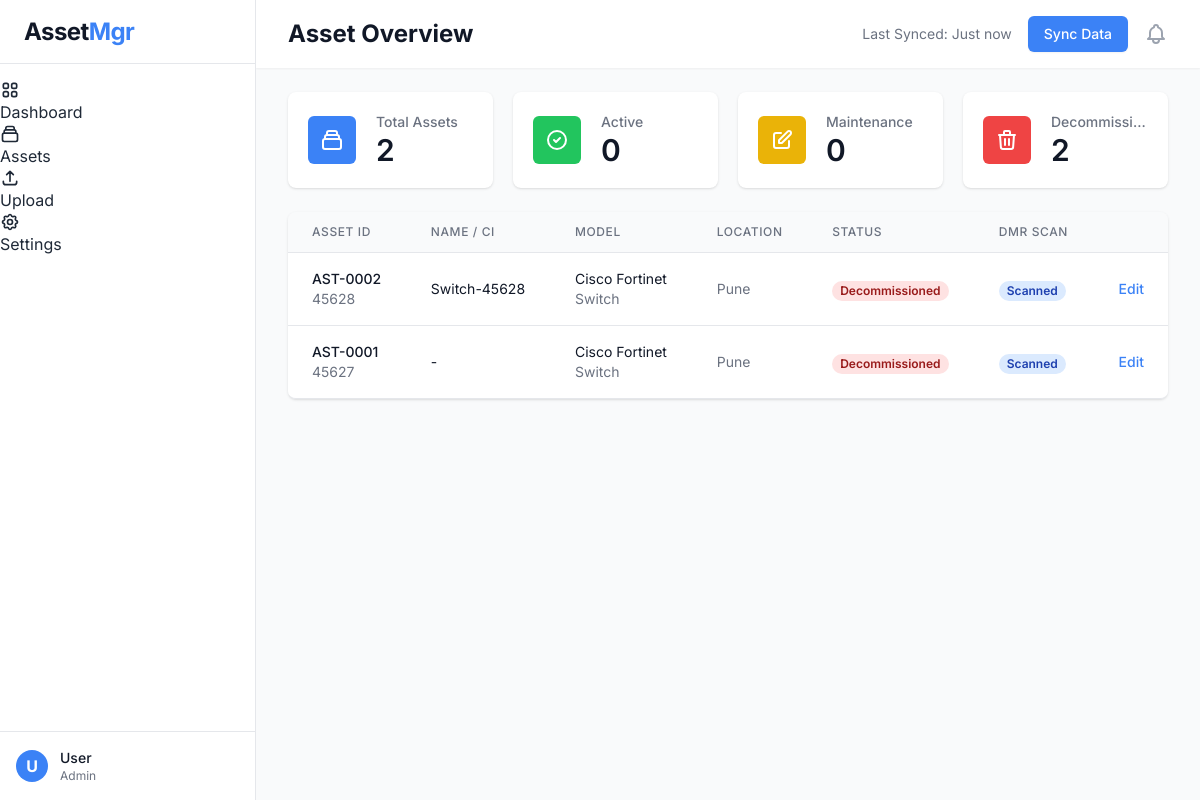
The page / on the database its author committed.
### assets/models.py (models this page shows, shortened)
class Asset(models.Model):
    STATUS_CHOICES = [
        ('Active', 'Active'),
        ('Decommissioned', 'Decommissioned'),
        ('Maintenance', 'Maintenance'),
    ]
    DMR_STATUS_CHOICES = [
        ('Pending', 'Pending'),
        ('Scanned', 'Scanned'),
        ('Failed', 'Failed'),
    ]
    asset_id = models.CharField(max_length=20, unique=True, editable=False, help_text="Auto-generated Asset ID (e.g., AST-0001)")
    serial_number = models.CharField(max_length=100)
    asset_tag = models.CharField(max_length=100, blank=True, null=True)
    model_id = models.CharField(max_length=100)
    model_category = models.CharField(max_length=100)
    location = models.CharField(max_length=100)
    ci_name = models.CharField(max_length=100, blank=True, null=True, help_text="Configuration Item Name")
    ip_address = models.GenericIPAddressField(blank=True, null=True, protocol='both')
    mac_address = models.CharField(max_length=17, blank=True, null=True)
    status = models.CharField(max_length=20, choices=STATUS_CHOICES, default='Active')
    dmr_status = models.CharField(max_length=20, choices=DMR_STATUS_CHOICES, default='Pending')
    created_at = models.DateTimeField(auto_now_add=True)
    updated_at = models.DateTimeField(auto_now=True)
    class Meta:
        ordering = ['-created_at']

### assets/views.py (the view)
# urls.py: path('', views.dashboard, name='dashboard'),
def dashboard(request):
    assets = Asset.objects.all()
    total_assets = assets.count()
    active_assets = assets.filter(status='Active').count()
    maintenance_assets = assets.filter(status='Maintenance').count()
    decommissioned_assets = assets.filter(status='Decommissioned').count()
    context = {
        'assets': assets,
        'total_assets': total_assets,
        'active_assets': active_assets,
        'maintenance_assets': maintenance_assets,
        'decommissioned_assets': decommissioned_assets,
    }
    return render(request, 'assets/dashboard.html', context)

### assets/templates/assets/dashboard.html (shortened to what this page needs)
{% extends 'assets/base.html' %}
{% block header %}Asset Overview{% endblock %}
{% block content %}
<div class="space-y-6">
    <div class="grid grid-cols-1 gap-5 sm:grid-cols-2 lg:grid-cols-4">
        <div class="bg-white overflow-hidden shadow rounded-lg">
            <div class="p-5">
                <div class="flex items-center">
                    <div class="flex-shrink-0 bg-blue-500 rounded-md p-3">
                    </div>
                    <div class="ml-5 w-0 flex-1">
                        <dl>
                            <dt class="text-sm font-medium text-gray-500 truncate">Total Assets</dt>
                            <dd class="text-3xl font-semibold text-gray-900">{{ total_assets }}</dd>
                        </dl>
                    </div>
                </div>
            </div>
        </div>
        <div class="bg-white overflow-hidden shadow rounded-lg">
            <div class="p-5">
                <div class="flex items-center">
                    <div class="flex-shrink-0 bg-green-500 rounded-md p-3">
                        <svg class="h-6 w-6 text-white" fill="none" stroke="currentColor" viewBox="0 0 24 24">
                            <path stroke-linecap="round" stroke-linejoin="round" stroke-width="2"
                                d="M9 12l2 2 4-4m6 2a9 9 0 11-18 0 9 9 0 0118 0z"></path>
                        </svg>
                    </div>
                    <div class="ml-5 w-0 flex-1">
                        <dl>
                            <dt class="text-sm font-medium text-gray-500 truncate">Active</dt>
                            <dd class="text-3xl font-semibold text-gray-900">{{ active_assets }}</dd>
                        </dl>
                    </div>
                </div>
            </div>
        </div>
        <div class="bg-white overflow-hidden shadow rounded-lg">
            <div class="p-5">
                <div class="flex items-center">
                    <div class="flex-shrink-0 bg-yellow-500 rounded-md p-3">
                        <svg class="h-6 w-6 text-white" fill="none" stroke="currentColor" viewBox="0 0 24 24">
                            <path stroke-linecap="round" stroke-linejoin="round" stroke-width="2"
                                d="M11 5H6a2 2 0 00-2 2v11a2 2 0 002 2h11a2 2 0 002-2v-5m-1.414-9.414a2 2 0 112.828 2.828L11.828 15H9v-2.828l8.586-8.586z">
                            </path>
                        </svg>
                    </div>
                    <div class="ml-5 w-0 flex-1">
                        <dl>
                            <dt class="text-sm font-medium text-gray-500 truncate">Maintenance</dt>
                            <dd class="text-3xl font-semibold text-gray-900">{{ maintenance_assets }}</dd>
                        </dl>
                    </div>
                </div>
            </div>
        </div>
        <div class="bg-white overflow-hidden shadow rounded-lg">
            <div class="p-5">
                <div class="flex items-center">
                    <div class="flex-shrink-0 bg-red-500 rounded-md p-3">
                        <svg class="h-6 w-6 text-white" fill="none" stroke="currentColor" viewBox="0 0 24 24">
                            <path stroke-linecap="round" stroke-linejoin="round" stroke-width="2"
                                d="M19 7l-.867 12.142A2 2 0 0116.138 21H7.862a2 2 0 01-1.995-1.858L5 7m5 4v6m4-6v6m1-10V4a1 1 0 00-1-1h-4a1 1 0 00-1 1v3M4 7h16">
                            </path>
                        </svg>
                    </div>
                    <div class="ml-5 w-0 flex-1">
                        <dl>
                            <dt class="text-sm font-medium text-gray-500 truncate">Decommissioned</dt>
                            <dd class="text-3xl font-semibold text-gray-900">{{ decommissioned_assets }}</dd>
                        </dl>
                    </div>
                </div>
            </div>
        </div>
    </div>
    <div class="flex flex-col">
        <div class="-my-2 overflow-x-auto sm:-mx-6 lg:-mx-8">
            <div class="py-2 align-middle inline-block min-w-full sm:px-6 lg:px-8">
                <div class="shadow overflow-hidden border-b border-gray-200 sm:rounded-lg">
                    <table class="min-w-full divide-y divide-gray-200">
                        <thead class="bg-gray-50">
                            <tr>
                                <th scope="col"
                                    class="px-6 py-3 text-left text-xs font-medium text-gray-500 uppercase tracking-wider">
                                    Asset ID</th>
                                <th scope="col"
                                    class="px-6 py-3 text-left text-xs font-medium text-gray-500 uppercase tracking-wider">
                                    Name / CI</th>
                                <th scope="col"
                                    class="px-6 py-3 text-left text-xs font-medium text-gray-500 uppercase tracking-wider">
                                    Model</th>
                                <th scope="col"
                                    class="px-6 py-3 text-left text-xs font-medium text-gray-500 uppercase tracking-wider">
                                    Location</th>
                                <th scope="col"
                                    class="px-6 py-3 text-left text-xs font-medium text-gray-500 uppercase tracking-wider">
                                    Status</th>
                                <th scope="col"
                                    class="px-6 py-3 text-left text-xs font-medium text-gray-500 uppercase tracking-wider">
                                    DMR Scan</th>
                                <th scope="col" class="relative px-6 py-3"><span class="sr-only">Edit</span></th>
                            </tr>
                        </thead>
                        <tbody class="bg-white divide-y divide-gray-200">
                            {% for asset in assets %}
                            <tr>
                                <td class="px-6 py-4 whitespace-nowrap">
                                    <div class="text-sm font-medium text-gray-900">{{ asset.asset_id }}</div>
                                    <div class="text-sm text-gray-500">{{ asset.serial_number }}</div>
                                </td>
                                <td class="px-6 py-4 whitespace-nowrap">
                                    <div class="text-sm text-gray-900">{{ asset.ci_name|default:"-" }}</div>
                                </td>
                                <td class="px-6 py-4 whitespace-nowrap">
                                    <div class="text-sm text-gray-900">{{ asset.model_id }}</div>
                                    <div class="text-sm text-gray-500">{{ asset.model_category }}</div>
                                </td>
                                <td class="px-6 py-4 whitespace-nowrap">
                                    <div class="text-sm text-gray-500">{{ asset.location }}</div>
                                </td>
                                <td class="px-6 py-4 whitespace-nowrap">
                                    <span class="px-2 inline-flex text-xs leading-5 font-semibold rounded-full
                                        {% if asset.status == 'Active' %}bg-green-100 text-green-800
                                        {% elif asset.status == 'Decommissioned' %}bg-red-100 text-red-800
                                        {% else %}bg-yellow-100 text-yellow-800{% endif %}">
                                        {{ asset.status }}
                                    </span>
                                </td>
                                <td class="px-6 py-4 whitespace-nowrap">
                                    <span class="px-2 inline-flex text-xs leading-5 font-semibold rounded-full
                                        {% if asset.dmr_status == 'Scanned' %}bg-blue-100 text-blue-800
                                        {% elif asset.dmr_status == 'Failed' %}bg-red-100 text-red-800
                                        {% else %}bg-gray-100 text-gray-800{% endif %}">
                                        {{ asset.dmr_status }}
                                    </span>
                                </td>
                                <td class="px-6 py-4 whitespace-nowrap text-right text-sm font-medium">
                                    <a href="{% url 'edit_asset' asset.asset_id %}"
                                        class="text-primary hover:text-blue-900">Edit</a>
                                </td>
                            </tr>
                            {% empty %}
                            <tr>
                                <td colspan="7" class="px-6 py-4 whitespace-nowrap text-center text-sm text-gray-500">
                                    No assets found. Upload a file to get started.
                                </td>
                            </tr>
                            {% endfor %}
                        </tbody>
                    </table>
                </div>
            </div>
        </div>
    </div>
</div>
{% endblock %}

### asset_manager/assets/templates/assets/base.html (shortened to what this page needs)
<!DOCTYPE html>
<html lang="en">
<head>
    <script src="https://cdn.tailwindcss.com"></script>
</head>
<body class="flex h-screen overflow-hidden">
    <aside class="w-64 bg-white border-r border-gray-200 flex flex-col z-10">
        <div class="h-16 flex items-center px-6 border-b border-gray-200">
            <span class="text-2xl font-bold text-gray-900 tracking-tight">Asset<span class="text-primary">Mgr</span></span>
        </div>
        <nav class="flex-1 py-4 space-y-1">
            <a href="{% url 'dashboard' %}" class="sidebar-link {% if request.resolver_match.url_name == 'dashboard' %}active{% endif %}">
                Dashboard
            </a>
            <a href="#" class="sidebar-link">
                <svg class="w-5 h-5 mr-3" fill="none" stroke="currentColor" viewBox="0 0 24 24"><path stroke-linecap="round" stroke-linejoin="round" stroke-width="2" d="M19 11H5m14 0a2 2 0 012 2v6a2 2 0 01-2 2H5a2 2 0 01-2-2v-6a2 2 0 012-2m14 0V9a2 2 0 00-2-2M5 11V9a2 2 0 012-2m0 0V5a2 2 0 012-2h6a2 2 0 012 2v2M7 7h10"></path></svg>
                Assets
            </a>
            <a href="{% url 'upload_asset' %}" class="sidebar-link {% if request.resolver_match.url_name == 'upload_asset' %}active{% endif %}">
                <svg class="w-5 h-5 mr-3" fill="none" stroke="currentColor" viewBox="0 0 24 24"><path stroke-linecap="round" stroke-linejoin="round" stroke-width="2" d="M4 16v1a3 3 0 003 3h10a3 3 0 003-3v-1m-4-8l-4-4m0 0L8 8m4-4v12"></path></svg>
                Upload
            </a>
            <a href="#" class="sidebar-link">
                Settings
            </a>
        </nav>
        <div class="p-4 border-t border-gray-200">
            <div class="flex items-center">
                <div class="w-8 h-8 rounded-full bg-blue-500 flex items-center justify-center text-white font-bold">U</div>
                <div class="ml-3">
                    <p class="text-sm font-medium text-gray-900">User</p>
                    <p class="text-xs text-gray-500">Admin</p>
                </div>
            </div>
        </div>
    </aside>
    <main class="flex-1 overflow-y-auto bg-gray-50">
        <header class="bg-white shadow-sm sticky top-0 z-20">
            <div class="max-w-7xl mx-auto py-4 px-4 sm:px-6 lg:px-8 flex justify-between items-center">
                <h1 class="text-2xl font-bold leading-7 text-gray-900 sm:truncate">
                    {% block header %}Overview{% endblock %}
                </h1>
                <div class="flex items-center space-x-4">
                    <span class="text-gray-500 text-sm">Last Synced: Just now</span>
                    <button class="bg-primary hover:bg-blue-600 text-white px-4 py-2 rounded-md text-sm font-medium shadow-sm transition-colors">
                        Sync Data
                    </button>
                    <button class="text-gray-400 hover:text-gray-600">
                    </button>
                </div>
            </div>
        </header>
        <div class="max-w-7xl mx-auto py-6 sm:px-6 lg:px-8">
            {% block content %}{% endblock %}
        </div>
    </main>
</body>
</html>

### asset_manager/assets/templates/assets/base.html (style rules this page uses)
body { font-family: 'Inter', sans-serif; background-color: #F3F4F6; color: #1F2937; }
.sidebar-link { @apply flex items-center px-6 py-3 text-gray-500 hover:bg-gray-100 hover:text-primary transition-colors duration-200; }
.sidebar-link.active { @apply bg-blue-50 text-primary border-r-4 border-primary; }

### rows shown on the page
Asset: asset_id "AST-0002", serial_number "45628", ci_name "Switch-45628", model_id "Cisco Fortinet", model_category "Switch", location "Pune", status "Decommissioned", dmr_status "Scanned"
Asset: asset_id "AST-0001", serial_number "45627", ci_name "-", model_id "Cisco Fortinet", model_category "Switch", location "Pune", status "Decommissioned", dmr_status "Scanned"

### other values the page prints
{{ total_assets }} "2"
{{ active_assets }} "0"
{{ maintenance_assets }} "0"
{{ decommissioned_assets }} "2"
